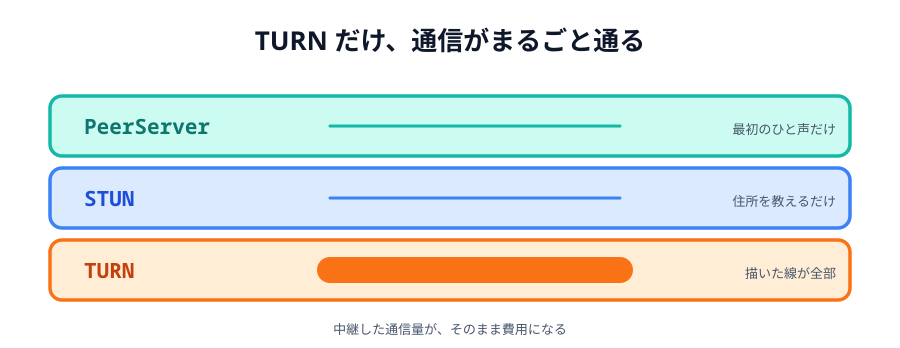

This figure's Python source:
# 00-thumbnail.svg
# スキーマ: SCALE（通る通信量の差）

import sys
sys.path.insert(0, "/Users/seekseep/.claude/skills/genfig")
from genfig import Canvas, PALETTE

c = Canvas(900, 348)
c.text(450, 50, "TURN だけ、通信がまるごと通る", scale="xl")

rows = [
    ("PeerServer", "最初のひと声だけ", 3, "teal", 96),
    ("STUN", "住所を教えるだけ", 3, "blue", 168),
    ("TURN", "描いた線が全部", 26, "orange", 240),
]
for name, note, width, color, y in rows:
    c.sticky(50, y, 800, 60, color=color, rx=12)
    c.text(84, y + 38, name, scale="lg", align="left",
           fill=PALETTE[color]["text"], font="technical")
    c.raw(f'<line x1="330" y1="{y+30}" x2="620" y2="{y+30}" stroke="{PALETTE[color]["border"]}" '
          f'stroke-width="{width}" stroke-linecap="round"/>')
    c.text(836, y + 38, note, scale="sm", align="right")

c.text(450, 334, "中継した通信量が、そのまま費用になる", scale="sm")

c.save("00-thumbnail.svg")
